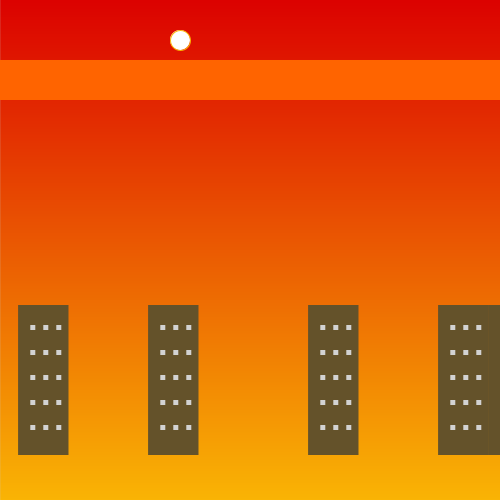
Frame 1 (no input)
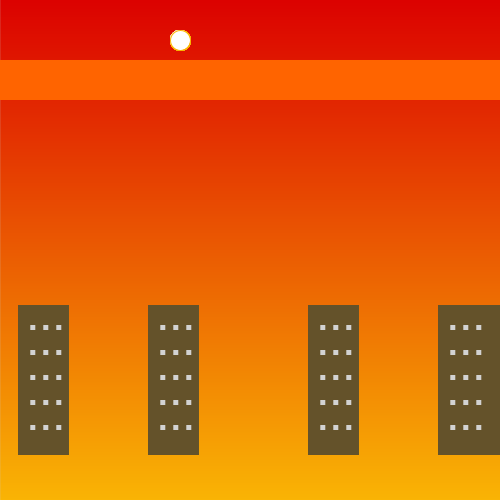
Frame 60 (the mouse pressed at the canvas centre just before this capture)
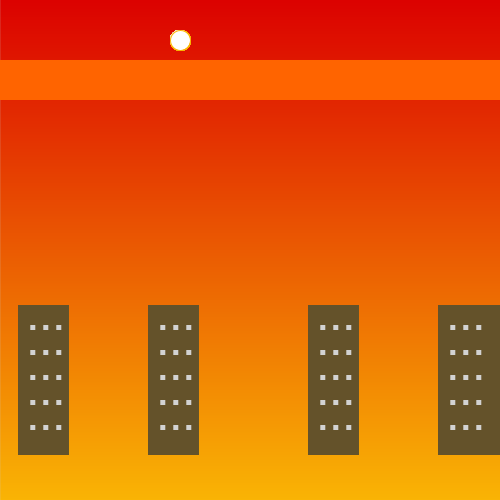
Frame 120 (the mouse held since frame 60 and released just before this capture)

The Processing sketch that drew these frames (run headless with seeded random() and noise(); from frame 60 on, the mouse is pressed at the canvas centre):

// Processing sketch: buildings
// ── buildings.pde

float X;
float Y;
//for gradient effect
float r;
float g;
float b;

boolean roof;
void setup() {
gradient(220, 2,0,250,180,5 ) ;


 
  size(500, 500);

 
  X=random(0, 500);
  Y=random(300, 200);
}


void draw() {
  circle(180,40,20);
  //so i could fill the rect without effecting buildings
push();
noStroke();
fill(255, 100,0);
 rect(0,60, 500, 40);
pop();
//so i could take out any stroke around building
push();
noStroke();
building(X+120, Y);
building(X+170, Y);
building(X-170, Y);
building(X-300, Y);
building(X-10, Y);
building(X+120, Y);
building(X+170, Y);
building(X-170, Y);
building(X-300, Y);
building(X-10, Y);
pop();
}
void mousePressed() {
  println(mouseX, mouseY);
}
void keyPressed() {
}
void building(float X, float Y) {
  push();
  translate(X, Y);

  fill(#64522A);
  rect(-5, 5, 50, 150);
  fill(210);
  square(7, 25, 5);
  square(20, 25, 5);
  square(33, 25, 5);
  //floor 4
  square(7, 50, 5);
  square(20, 50, 5);
  square(33, 50, 5);
  //floor 3
  square(7, 75, 5);
  square(20, 75, 5);
  square(33, 75, 5);
  //floor 2
  square(7, 100, 5);
  square(20, 100, 5);
  square(33, 100, 5);
  //floor 1
  square(7, 125, 5);
  square(20, 125, 5);
  square(33, 125, 5);


  pop();
}
void gradient(float r1, float g1, float b1, 
              float r2, float g2, float b2) {
  for (int i = 0; i < height; i++ ) {
    r = map(i, 0, height-1, r1, r2);
    g = map(i, 0, height-1, g1, g2);
    b = map(i, 0, height-1, b1, b2);

    stroke(r, g, b);
    line(0, i, width, i);
  }
}
